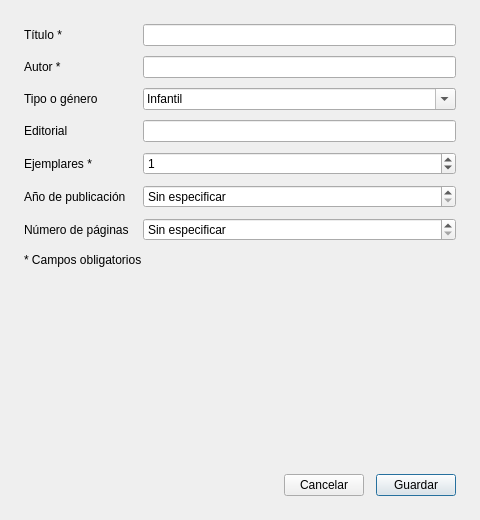
<?xml version="1.0" encoding="UTF-8"?>
<ui version="4.0">
 <class>FormularioLibro</class>
 <widget class="QDialog" name="FormularioLibro">
  <property name="geometry">
   <rect>
    <x>0</x>
    <y>0</y>
    <width>480</width>
    <height>520</height>
   </rect>
  </property>
  <property name="windowTitle">
   <string>Libro</string>
  </property>
  <layout class="QVBoxLayout" name="disposicion">
   <property name="leftMargin"><number>24</number></property>
   <property name="topMargin"><number>24</number></property>
   <property name="rightMargin"><number>24</number></property>
   <property name="bottomMargin"><number>24</number></property>
   <property name="spacing"><number>12</number></property>

   <item>
    <layout class="QFormLayout" name="formulario">
     <property name="horizontalSpacing"><number>14</number></property>
     <property name="verticalSpacing"><number>10</number></property>

     <item row="0" column="0">
      <widget class="QLabel" name="etiquetaTitulo">
       <property name="text"><string>Título *</string></property>
      </widget>
     </item>
     <item row="0" column="1">
      <widget class="QLineEdit" name="campoTitulo">
       <property name="minimumHeight"><number>32</number></property>
      </widget>
     </item>

     <item row="1" column="0">
      <widget class="QLabel" name="etiquetaAutor">
       <property name="text"><string>Autor *</string></property>
      </widget>
     </item>
     <item row="1" column="1">
      <widget class="QLineEdit" name="campoAutor">
       <property name="minimumHeight"><number>32</number></property>
      </widget>
     </item>

     <item row="2" column="0">
      <widget class="QLabel" name="etiquetaTipo">
       <property name="text"><string>Tipo o género</string></property>
      </widget>
     </item>
     <item row="2" column="1">
      <widget class="QComboBox" name="campoTipo">
       <property name="editable"><bool>true</bool></property>
       <property name="minimumHeight"><number>32</number></property>
       <item><property name="text"><string>Infantil</string></property></item>
       <item><property name="text"><string>Juvenil</string></property></item>
       <item><property name="text"><string>Cuento</string></property></item>
       <item><property name="text"><string>Novela</string></property></item>
       <item><property name="text"><string>Poesía</string></property></item>
       <item><property name="text"><string>Aventura</string></property></item>
       <item><property name="text"><string>Fantasía</string></property></item>
       <item><property name="text"><string>Consulta</string></property></item>
      </widget>
     </item>

     <item row="3" column="0">
      <widget class="QLabel" name="etiquetaEditorial">
       <property name="text"><string>Editorial</string></property>
      </widget>
     </item>
     <item row="3" column="1">
      <widget class="QLineEdit" name="campoEditorial">
       <property name="minimumHeight"><number>32</number></property>
      </widget>
     </item>

     <item row="4" column="0">
      <widget class="QLabel" name="etiquetaExistencias">
       <property name="text"><string>Ejemplares *</string></property>
      </widget>
     </item>
     <item row="4" column="1">
      <widget class="QSpinBox" name="campoExistencias">
       <property name="minimum"><number>0</number></property>
       <property name="maximum"><number>9999</number></property>
       <property name="value"><number>1</number></property>
       <property name="minimumHeight"><number>32</number></property>
      </widget>
     </item>

     <item row="5" column="0">
      <widget class="QLabel" name="etiquetaAno">
       <property name="text"><string>Año de publicación</string></property>
      </widget>
     </item>
     <item row="5" column="1">
      <widget class="QSpinBox" name="campoAno">
       <property name="minimum"><number>1399</number></property>
       <property name="maximum"><number>2026</number></property>
       <property name="value"><number>1399</number></property>
       <property name="specialValueText"><string>Sin especificar</string></property>
       <property name="minimumHeight"><number>32</number></property>
      </widget>
     </item>

     <item row="6" column="0">
      <widget class="QLabel" name="etiquetaPaginas">
       <property name="text"><string>Número de páginas</string></property>
      </widget>
     </item>
     <item row="6" column="1">
      <widget class="QSpinBox" name="campoPaginas">
       <property name="minimum"><number>0</number></property>
       <property name="maximum"><number>99999</number></property>
       <property name="value"><number>0</number></property>
       <property name="specialValueText"><string>Sin especificar</string></property>
       <property name="minimumHeight"><number>32</number></property>
      </widget>
     </item>

    </layout>
   </item>

   <item>
    <widget class="QLabel" name="etiquetaObligatorios">
     <property name="text"><string>* Campos obligatorios</string></property>
    </widget>
   </item>

   <item>
    <widget class="QLabel" name="etiquetaError">
     <property name="text"><string/></property>
     <property name="wordWrap"><bool>true</bool></property>
     <property name="minimumHeight"><number>44</number></property>
     <property name="alignment"><set>Qt::AlignTop</set></property>
    </widget>
   </item>

   <item>
    <spacer name="espacio">
     <property name="orientation"><enum>Qt::Vertical</enum></property>
     <property name="sizeHint" stdset="0">
      <size><width>20</width><height>10</height></size>
     </property>
    </spacer>
   </item>

   <item>
    <layout class="QHBoxLayout" name="filaBotones">
     <item>
      <spacer name="espacioBotones">
       <property name="orientation"><enum>Qt::Horizontal</enum></property>
       <property name="sizeHint" stdset="0">
        <size><width>40</width><height>20</height></size>
       </property>
      </spacer>
     </item>
     <item>
      <widget class="QPushButton" name="botonCancelar">
       <property name="text"><string>Cancelar</string></property>
       <property name="minimumHeight"><number>34</number></property>
      </widget>
     </item>
     <item>
      <widget class="QPushButton" name="botonGuardar">
       <property name="text"><string>Guardar</string></property>
       <property name="minimumHeight"><number>34</number></property>
       <property name="default"><bool>true</bool></property>
      </widget>
     </item>
    </layout>
   </item>

  </layout>
 </widget>
 <resources/>
 <connections/>
</ui>
